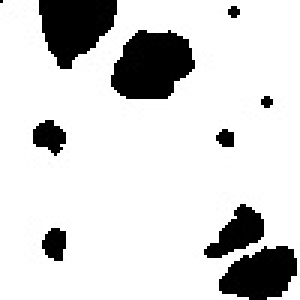
#> input picture TestSpots.jpg, 100 x 100 px, given in place of the camera (shown 3 times larger)
$ python movement.py
#> lines starting #> are read from the running program, lines starting #| are printed output that depends on the picture
import cv2

cap = cv2.VideoCapture(0)
min_item_size = 200
firstFrame = None
lastFrame = None
while True:
    # Capture frame-by-frame
    ret, frame = cap.read()
#> frame is the input picture: shape (100, 100, 3); min 0, max 255, mean 213.6
    h, w, layers = frame.shape
#> h = 100; w = 100; layers = 3
    nh = int(h / 2)
#> nh = 50
    nw = int(w / 2)
#> nw = 50
    # Frameoperations
    frame = cv2.resize(frame, (nw, nh))
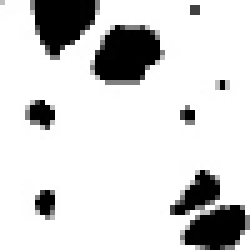
#> frame: shape (50, 50, 3) (shown 5 times larger); min 0, max 255, mean 213.6
    gray = cv2.cvtColor(frame, cv2.COLOR_BGR2GRAY)
    gray = cv2.GaussianBlur(gray, (21, 21), 0)
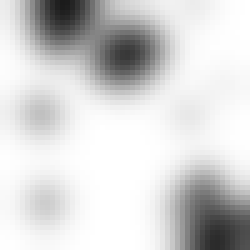
#> gray: shape (50, 50) (shown 5 times larger); min 27, max 255, mean 212.9
    if firstFrame is None:
        firstFrame = gray
        continue

    frameDelta = cv2.absdiff(firstFrame, gray)
    thresh = cv2.threshold(frameDelta, 25, 255, cv2.THRESH_BINARY)[1]

    thresh = cv2.dilate(thresh, None, iterations=2)

    cunts = cv2.findContours(thresh.copy(), cv2.RETR_EXTERNAL, cv2.CHAIN_APPROX_SIMPLE)
    cunts = cunts[1]
    ID = 0
    for c in cunts:
        # if the contour is too small, ignore it
        if cv2.contourArea(c) < min_item_size:
            continue

        # compute the bounding box for the contour, draw it on the frame
        (x, y, w, h) = cv2.boundingRect(c)
        cv2.rectangle(frame, (x, y), (x + w, y + h), (0, 255, 0), 2)
        text = 'My ID is: %s' % ID
        cv2.putText(frame, text, (x, y), cv2.FONT_HERSHEY_SIMPLEX, 1, (255, 255, 255), 2, cv2.LINE_AA)
        ID += 1

    # Display frame
    cv2.imshow('Thrash', thresh)
    cv2.imshow('Delta', frameDelta)
    cv2.imshow('First Frame', firstFrame)
    cv2.imshow('Frame', frame)

    if cv2.waitKey(1) & 0xFF == ord('q'):
        firstFrame = lastFrame
    lastFrame = gray

# When everything done, release the capture
cap.release()
cv2.destroyAllWindows()
